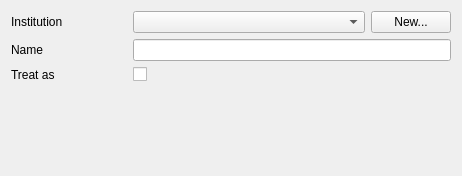
<?xml version="1.0" encoding="UTF-8"?>
<ui version="4.0">
 <class>LoanAttributesWizardPage</class>
 <widget class="QWizardPage" name="LoanAttributesWizardPage">
  <property name="geometry">
   <rect>
    <x>0</x>
    <y>0</y>
    <width>462</width>
    <height>176</height>
   </rect>
  </property>
  <layout class="QVBoxLayout" name="verticalLayout">
   <item>
    <layout class="QGridLayout" name="gridLayout" columnstretch="1,2,0">
     <item row="1" column="0">
      <widget class="QLabel" name="label">
       <property name="text">
        <string>Name</string>
       </property>
      </widget>
     </item>
     <item row="0" column="1">
      <widget class="KComboBox" name="m_qcomboboxInstitutions">
       <property name="insertPolicy">
        <enum>QComboBox::InsertAlphabetically</enum>
       </property>
      </widget>
     </item>
     <item row="1" column="1" colspan="2">
      <widget class="QLineEdit" name="m_accountNameEdit"/>
     </item>
     <item row="0" column="2">
      <widget class="QPushButton" name="m_qbuttonNew">
       <property name="sizePolicy">
        <sizepolicy hsizetype="Fixed" vsizetype="Fixed">
         <horstretch>0</horstretch>
         <verstretch>0</verstretch>
        </sizepolicy>
       </property>
       <property name="text">
        <string comment="create new institution">New...</string>
       </property>
      </widget>
     </item>
     <item row="0" column="0">
      <widget class="QLabel" name="TextLabel1_3">
       <property name="text">
        <string>Institution</string>
       </property>
       <property name="wordWrap">
        <bool>false</bool>
       </property>
       <property name="buddy">
        <cstring>m_qcomboboxInstitutions</cstring>
       </property>
      </widget>
     </item>
     <item row="2" column="1">
      <widget class="QCheckBox" name="m_budgetTreatmentAsCategory">
       <property name="text">
        <string notr="true"/>
       </property>
      </widget>
     </item>
     <item row="2" column="0">
      <widget class="QLabel" name="m_budgetTreatmentLabel">
       <property name="text">
        <string notr="true" extracomment="will be dynamically replaced">Treat as</string>
       </property>
      </widget>
     </item>
    </layout>
   </item>
   <item>
    <spacer name="Spacer43">
     <property name="orientation">
      <enum>Qt::Vertical</enum>
     </property>
     <property name="sizeType">
      <enum>QSizePolicy::Expanding</enum>
     </property>
     <property name="sizeHint" stdset="0">
      <size>
       <width>0</width>
       <height>28</height>
      </size>
     </property>
    </spacer>
   </item>
  </layout>
 </widget>
 <customwidgets>
  <customwidget>
   <class>KComboBox</class>
   <extends>QComboBox</extends>
   <header>kcombobox.h</header>
  </customwidget>
 </customwidgets>
 <resources/>
 <connections/>
</ui>
